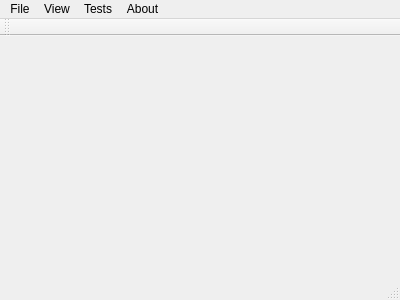
<?xml version="1.0" encoding="UTF-8"?>
<ui version="4.0">
 <class>MainWindow</class>
 <widget class="QMainWindow" name="MainWindow">
  <property name="geometry">
   <rect>
    <x>0</x>
    <y>0</y>
    <width>400</width>
    <height>300</height>
   </rect>
  </property>
  <property name="windowTitle">
   <string>MainWindow</string>
  </property>
  <property name="dockOptions">
   <set>QMainWindow::AllowTabbedDocks</set>
  </property>
  <widget class="QWidget" name="centralWidget"/>
  <widget class="QStatusBar" name="statusBar"/>
  <widget class="QMenuBar" name="menuBar">
   <property name="geometry">
    <rect>
     <x>0</x>
     <y>0</y>
     <width>400</width>
     <height>21</height>
    </rect>
   </property>
   <widget class="QMenu" name="menuFile">
    <property name="title">
     <string>File</string>
    </property>
    <addaction name="actionSaveState"/>
    <addaction name="actionRestoreState"/>
   </widget>
   <widget class="QMenu" name="menuView">
    <property name="title">
     <string>View</string>
    </property>
   </widget>
   <widget class="QMenu" name="menuAbout">
    <property name="title">
     <string>About</string>
    </property>
   </widget>
   <widget class="QMenu" name="menuTests">
    <property name="title">
     <string>Tests</string>
    </property>
   </widget>
   <addaction name="menuFile"/>
   <addaction name="menuView"/>
   <addaction name="menuTests"/>
   <addaction name="menuAbout"/>
  </widget>
  <widget class="QToolBar" name="toolBar">
   <property name="windowTitle">
    <string>toolBar</string>
   </property>
   <attribute name="toolBarArea">
    <enum>TopToolBarArea</enum>
   </attribute>
   <attribute name="toolBarBreak">
    <bool>false</bool>
   </attribute>
  </widget>
  <action name="actionExit">
   <property name="text">
    <string>Exit</string>
   </property>
  </action>
  <action name="actionSaveState">
   <property name="text">
    <string>Save State</string>
   </property>
  </action>
  <action name="actionRestoreState">
   <property name="text">
    <string>Restore State</string>
   </property>
  </action>
 </widget>
 <layoutdefault spacing="6" margin="11"/>
 <resources/>
 <connections/>
</ui>
